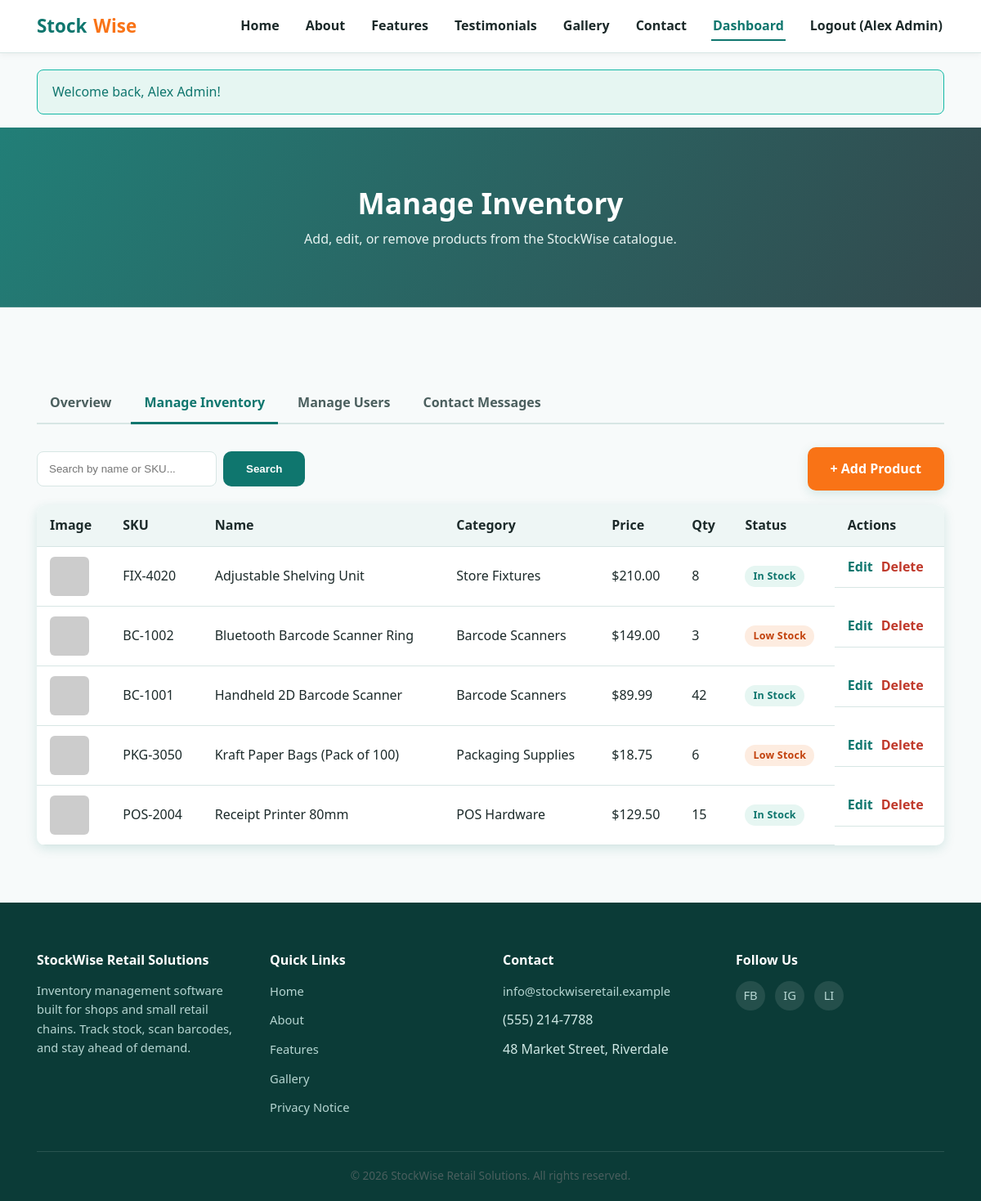
The page /admin/inventory.php (signed in) on the database its author committed.
### tables this page shows
CREATE TABLE products (
    id             INT AUTO_INCREMENT PRIMARY KEY,
    sku            VARCHAR(40)  NOT NULL UNIQUE,
    name           VARCHAR(150) NOT NULL,
    category_id    INT NULL,
    description    TEXT NULL,
    price          DECIMAL(10,2) NOT NULL DEFAULT 0.00,
    quantity       INT NOT NULL DEFAULT 0,
    reorder_level  INT NOT NULL DEFAULT 5,
    image_url      VARCHAR(255) NULL,
    created_by     INT NULL,
    created_at     TIMESTAMP NOT NULL DEFAULT CURRENT_TIMESTAMP,
    updated_at     TIMESTAMP NOT NULL DEFAULT CURRENT_TIMESTAMP ON UPDATE CURRENT_TIMESTAMP,
    CONSTRAINT fk_products_category FOREIGN KEY (category_id) REFERENCES categories(id) ON DELETE SET NULL,
    CONSTRAINT fk_products_created_by FOREIGN KEY (created_by) REFERENCES users(id) ON DELETE SET NULL
);

CREATE TABLE categories (
    id    INT AUTO_INCREMENT PRIMARY KEY,
    name  VARCHAR(80) NOT NULL UNIQUE
);

### includes/functions.php (called while the page is built, shortened)
<?php
function h($value)
{
    return htmlspecialchars($value ?? '', ENT_QUOTES, 'UTF-8');
}
function clean_input($value)
{
    return trim(strip_tags($value ?? ''));
}
function get_flashes()
{
    $flashes = $_SESSION['flash'] ?? [];
    return $flashes;
}
function is_logged_in()
{
    return !empty($_SESSION['user_id']);
}

### admin/inventory.php (the view, shortened to what this page needs)
<?php
require_once __DIR__ . '/../includes/functions.php';
require_once __DIR__ . '/../config/db.php';
$search = clean_input($_GET['q'] ?? '');
$sql = 'SELECT p.*, c.name AS category_name
        FROM products p
        LEFT JOIN categories c ON c.id = p.category_id';
$params = [];
$sql .= ' ORDER BY p.name ASC';
$stmt = $pdo->prepare($sql);
$stmt->execute($params);
$products = $stmt->fetchAll();
$activePage = 'dashboard';
$root       = '../';
require __DIR__ . '/../includes/header.php';
?>
<section class="page-banner">
  <h1>Manage Inventory</h1>
  <p>Add, edit, or remove products from the StockWise catalogue.</p>
</section>
<section>
  <div class="container">
    <nav class="dash-tabs" aria-label="Admin sections">
      <a href="dashboard.php">Overview</a>
      <a href="inventory.php" class="active">Manage Inventory</a>
      <a href="users.php">Manage Users</a>
      <a href="messages.php">Contact Messages</a>
    </nav>
    <div class="table-toolbar">
      <form method="get" action="inventory.php" role="search" class="search-form">
        <input type="search" id="q" name="q" placeholder="Search by name or SKU..." value="<?= h($search) ?>">
        <button type="submit" class="btn btn-secondary">Search</button>
      </form>
      <a href="product_form.php" class="btn btn-primary">+ Add Product</a>
    </div>
    <div class="table-wrap">
      <table class="data-table">
        <thead>
          <tr>
            <th scope="col">Image</th>
            <th scope="col">SKU</th>
            <th scope="col">Name</th>
            <th scope="col">Category</th>
            <th scope="col">Price</th>
            <th scope="col">Qty</th>
            <th scope="col">Status</th>
            <th scope="col">Actions</th>
          </tr>
        </thead>
        <tbody>
          <?php foreach ($products as $p): ?>
            <tr>
              <td><img src="<?= h($p['image_url'] ?: 'https://loremflickr.com/80/80/product') ?>" alt="" width="48" height="48" style="border-radius:6px;object-fit:cover;" loading="lazy"></td>
              <td><?= h($p['sku']) ?></td>
              <td><?= h($p['name']) ?></td>
              <td><?= h($p['category_name'] ?? 'Uncategorised') ?></td>
              <td>$<?= number_format((float) $p['price'], 2) ?></td>
              <td><?= (int) $p['quantity'] ?></td>
              <td>
                <?php if ($p['quantity'] <= $p['reorder_level']): ?>
                  <span class="badge badge-accent">Low Stock</span>
                <?php else: ?>
                  <span class="badge badge-success">In Stock</span>
                <?php endif; ?>
              </td>
              <td class="table-actions">
                <a href="product_form.php?id=<?= (int) $p['id'] ?>">Edit</a>
                <form method="post" action="inventory.php" onsubmit="return confirm('Delete this product? This cannot be undone.');" style="display:inline;">
                  <button type="submit" class="link-danger">Delete</button>
                </form>
              </td>
            </tr>
          <?php endforeach; ?>
        </tbody>
      </table>
    </div>
  </div>
</section>
<?php require __DIR__ . '/../includes/footer.php'; ?>

### includes/header.php (shortened to what this page needs)
<?php
require_once __DIR__ . '/functions.php';
$activePage      = $activePage ?? '';
$root            = $root ?? '';
$flashes         = get_flashes();
?>
<!DOCTYPE html>
<html lang="en">
<head>
  <link rel="stylesheet" href="<?= h($root) ?>css/style.css">
  <link rel="stylesheet" href="<?= h($root) ?>css/responsive.css">
  <link rel="stylesheet" href="<?= h($root) ?>css/app.css">
</head>
<body>
  <header class="site-header">
    <nav class="navbar" aria-label="Primary">
      <a href="<?= h($root) ?>index.php" class="logo">Stock<span>Wise</span></a>
      <ul class="nav-menu">
        <li><a href="<?= h($root) ?>index.php" <?= $activePage === 'home' ? 'aria-current="page"' : '' ?>>Home</a></li>
        <li><a href="<?= h($root) ?>about.php" <?= $activePage === 'about' ? 'aria-current="page"' : '' ?>>About</a></li>
        <li><a href="<?= h($root) ?>features.php" <?= $activePage === 'features' ? 'aria-current="page"' : '' ?>>Features</a></li>
        <li><a href="<?= h($root) ?>testimonials.php" <?= $activePage === 'testimonials' ? 'aria-current="page"' : '' ?>>Testimonials</a></li>
        <li><a href="<?= h($root) ?>gallery.php" <?= $activePage === 'gallery' ? 'aria-current="page"' : '' ?>>Gallery</a></li>
        <li><a href="<?= h($root) ?>contact.php" <?= $activePage === 'contact' ? 'aria-current="page"' : '' ?>>Contact</a></li>
        <?php if (is_logged_in()): ?>
          <li><a href="<?= h($root) ?>dashboard.php" <?= $activePage === 'dashboard' ? 'aria-current="page"' : '' ?>>Dashboard</a></li>
          <li><a href="<?= h($root) ?>logout.php">Logout (<?= h($_SESSION['user_name'] ?? '') ?>)</a></li>
        <?php else: ?>
          <li><a href="<?= h($root) ?>login.php" <?= $activePage === 'login' ? 'aria-current="page"' : '' ?>>Login</a></li>
          <li><a href="<?= h($root) ?>register.php" class="nav-cta" <?= $activePage === 'register' ? 'aria-current="page"' : '' ?>>Sign Up</a></li>
        <?php endif; ?>
      </ul>
    </nav>
  </header>
  <main id="main-content">
    <?php if (!empty($flashes)): ?>
      <div class="container" style="margin-top:20px;">
        <?php foreach ($flashes as $flash): ?>
          <div class="alert alert-<?= h($flash['type']) ?>" role="alert"><?= h($flash['message']) ?></div>
        <?php endforeach; ?>
      </div>
    <?php endif; ?>

### includes/footer.php (shortened to what this page needs)
  </main>
  <footer class="site-footer">
    <div class="container">
      <div class="footer-grid">
        <div>
          <h4>StockWise Retail Solutions</h4>
          <p>Inventory management software built for shops and small retail chains. Track stock, scan barcodes, and stay ahead of demand.</p>
        </div>
        <div>
          <h4>Quick Links</h4>
          <ul>
            <li><a href="<?= h($root) ?>index.php">Home</a></li>
            <li><a href="<?= h($root) ?>about.php">About</a></li>
            <li><a href="<?= h($root) ?>features.php">Features</a></li>
            <li><a href="<?= h($root) ?>gallery.php">Gallery</a></li>
            <li><a href="<?= h($root) ?>privacy.php">Privacy Notice</a></li>
          </ul>
        </div>
        <div>
          <h4>Contact</h4>
          <ul>
            <li><a href="mailto:info@stockwiseretail.example">info@stockwiseretail.example</a></li>
            <li><span>(555) 214-7788</span></li>
            <li><span>48 Market Street, Riverdale</span></li>
          </ul>
        </div>
        <div>
          <h4>Follow Us</h4>
          <div class="footer-social">
            <a href="#" aria-label="StockWise on Facebook">FB</a>
            <a href="#" aria-label="StockWise on Instagram">IG</a>
            <a href="#" aria-label="StockWise on LinkedIn">LI</a>
          </div>
        </div>
      </div>
      <div class="footer-bottom">
        <p>&copy; <?= date('Y') ?> StockWise Retail Solutions. All rights reserved.</p>
      </div>
    </div>
  </footer>
</body>
</html>

### css/style.css (style rules this page uses)
* { margin: 0; padding: 0; box-sizing: border-box; }
:root { --color-primary: #0f766e; --color-primary-light: #14b8a6; --color-accent: #f97316; --color-accent-dark: #c2410c; --color-bg: #f7fafa; --color-bg-alt: #eef6f5; --color-text: #1c2a2a; --color-text-light: #4b5f5e; --color-white: #ffffff; --color-border: #d7e6e4; --shadow-soft: 0 4px 14px rgba(15, 118, 110, 0.15); --shadow-strong: 0 10px 25px rgba(15, 118, 110, 0.25); --radius: 10px; }
html { scroll-behavior: smooth; }
body { font-family: "Segoe UI", Arial, Helvetica, sans-serif; background-color: var(--color-bg); color: var(--color-text); line-height: 1.6; }
img { max-width: 100%; display: block; }
a { text-decoration: none; color: inherit; }
ul { list-style: none; }
h1, h2, h3, h4 { line-height: 1.25; color: var(--color-text); }
p { color: var(--color-text-light); }
.container { width: 100%; max-width: 1150px; margin: 0 auto; padding: 0 20px; }
.site-header { background-color: var(--color-white); border-bottom: 1px solid var(--color-border); position: sticky; top: 0; z-index: 100; box-shadow: 0 2px 8px rgba(0, 0, 0, 0.05); }
.navbar { display: flex; align-items: center; justify-content: space-between; max-width: 1150px; margin: 0 auto; padding: 14px 20px; }
.logo { display: flex; align-items: center; gap: 8px; font-size: 1.4rem; font-weight: bold; color: var(--color-primary); }
.logo span { color: var(--color-accent); }
.nav-menu { display: flex; gap: 28px; }
.nav-menu a { font-weight: 600; color: var(--color-text); padding: 6px 2px; border-bottom: 2px solid transparent; transition: color 0.25s ease, border-color 0.25s ease; }
.nav-menu a[aria-current="page"] { color: var(--color-primary); border-bottom-color: var(--color-primary); }
.btn { display: inline-block; padding: 12px 26px; border-radius: var(--radius); font-weight: 600; border: 2px solid transparent; cursor: pointer; transition: transform 0.25s ease, box-shadow 0.25s ease, background-color 0.25s ease; }
.btn-primary { background-color: var(--color-accent); color: #fff; box-shadow: var(--shadow-soft); }
.btn-secondary { background-color: var(--color-primary); color: #fff; }
.page-banner { background-image: linear-gradient(120deg, rgba(15, 118, 110, 0.9), rgba(12, 40, 45, 0.8)), url("https://loremflickr.com/1600/500/retail,shelves"); background-size: cover; background-position: center; color: #fff; padding: 70px 20px; text-align: center; }
.page-banner h1 { color: #fff; font-size: 2.2rem; margin-bottom: 10px; }
.page-banner p { color: #e7f3f1; max-width: 650px; margin: 0 auto; }
section { padding: 70px 0; }
.site-footer { background-color: #0b3b37; color: #cfe8e5; padding: 60px 0 20px; }
.footer-grid { display: grid; grid-template-columns: repeat(4, 1fr); gap: 30px; margin-bottom: 30px; }
.footer-grid h4 { color: #fff; margin-bottom: 16px; }
.footer-grid p, .footer-grid a { color: #b6d6d2; font-size: 0.92rem; }
.footer-grid ul li { margin-bottom: 10px; }
.footer-social { display: flex; gap: 12px; }
.footer-social a { width: 36px; height: 36px; border-radius: 50%; background-color: rgba(255, 255, 255, 0.1); display: flex; align-items: center; justify-content: center; transition: background-color 0.25s ease; }
.footer-bottom { border-top: 1px solid rgba(255, 255, 255, 0.12); padding-top: 18px; text-align: center; font-size: 0.85rem; color: #9fc4bf; }

### rows shown on the page
products: sku "FIX-4020", name "Adjustable Shelving Unit", category.name "Store Fixtures", price "210.00", quantity "8", reorder_level "In Stock"
products: sku "BC-1002", name "Bluetooth Barcode Scanner Ring", category.name "Barcode Scanners", price "149.00", quantity "3", reorder_level "Low Stock"
products: sku "BC-1001", name "Handheld 2D Barcode Scanner", category.name "Barcode Scanners", price "89.99", quantity "42", reorder_level "In Stock"
products: sku "PKG-3050", name "Kraft Paper Bags (Pack of 100)", category.name "Packaging Supplies", price "18.75", quantity "6", reorder_level "Low Stock"
products: sku "POS-2004", name "Receipt Printer 80mm", category.name "POS Hardware", price "129.50", quantity "15", reorder_level "In Stock"

### other values the page prints
$_SESSION['user_name'] "Alex Admin"
$flash['message'] "Welcome back, Alex Admin!"
